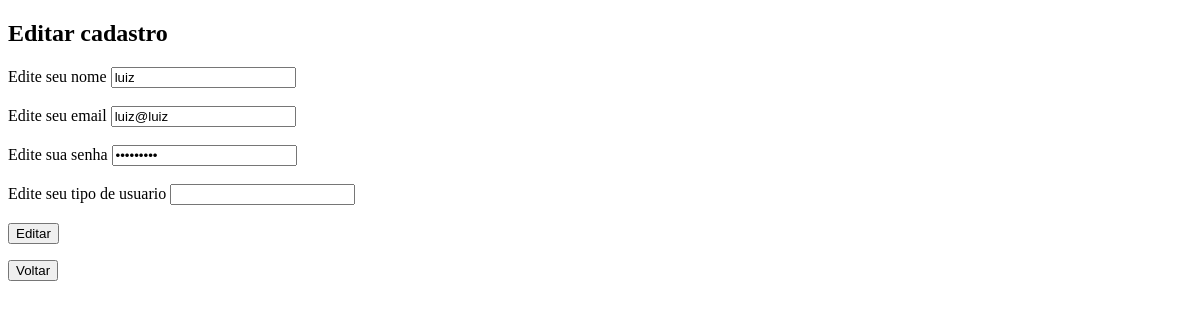
/Crud/crud_frequencia/formedit.php, run on an earlier commit of the app's database.
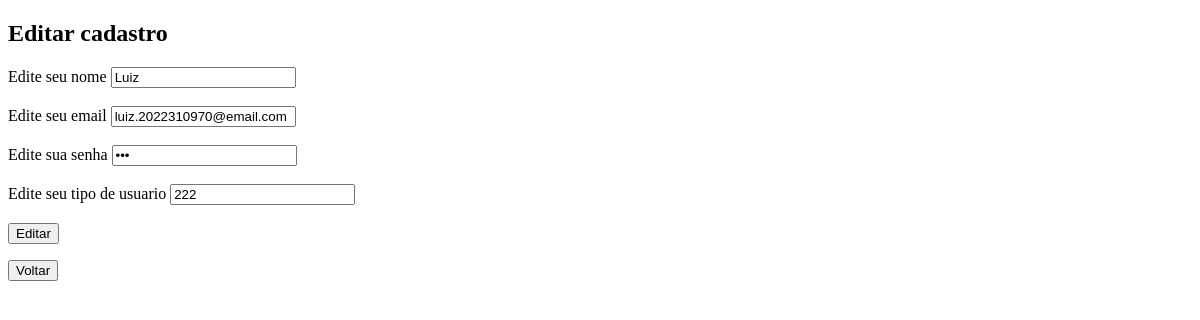
And on a later commit of the database.
### tables this page shows
CREATE TABLE IF NOT EXISTS `usuario` (
  `id_usuario` int NOT NULL AUTO_INCREMENT,
  `nome` varchar(255) DEFAULT NULL,
  `email` varchar(255) DEFAULT NULL,
  `senha` varchar(255) DEFAULT NULL,
  `usuario_tipo` int DEFAULT NULL,
  PRIMARY KEY (`id_usuario`)
);

### Crud/crud_frequencia/formedit.php (the view, shortened to what this page needs)
<?php
require_once("../conecta.php");
$sql = "SELECT * FROM usuario";
$resultado = mysqli_query($conexao,$sql);
$dados = mysqli_fetch_assoc($resultado);
?>
<!DOCTYPE html>
<html lang="pt_br">
<head>
</head>
<body>
<form action="alterar.php" method="get">
    <h2>Editar cadastro</h2>
    Edite seu nome
    <input  type="text" value="<?php echo $dados['nome'];?>" name="nome"/><br><br>
    Edite seu email
    <input  type="text" value="<?php echo $dados['email'];?>" name="email"/><br><br>
    Edite sua senha
    <input type="password" value="<?php echo $dados['senha'];?>" name="senha" id="senha"/><br><br>
    Edite seu tipo de usuario
    <input  type="text" value="<?php echo $dados['usuario_tipo'];?>" name="usuario_tipo"/><br><br>
    <input type="submit" value="Editar"/>
    <p> <button href="index.php">Voltar</button>
</form>
</body>
</html>

What changed in the data, as far as the page shows it:
removed usuario: nome "luiz", email "luiz@luiz"
added usuario: nome "Luiz", email "luiz.2022310970@email.com", usuario_tipo "222"
